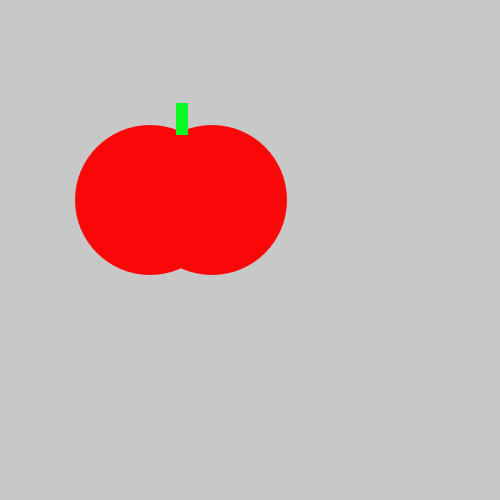
Frame 1 (no input)
Frame 60 (the mouse pressed at the canvas centre just before this capture): identical to frame 1, image omitted
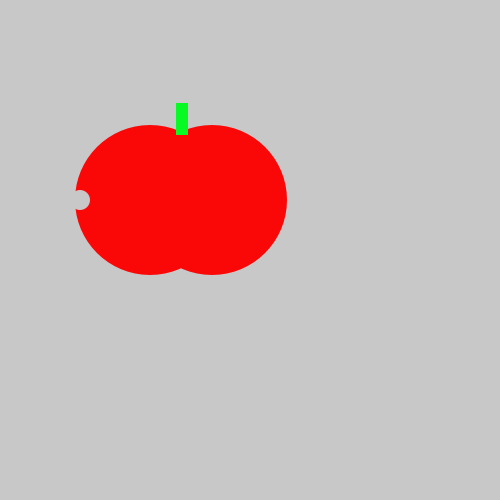
Frame 120 (the mouse held since frame 60 and released just before this capture)

The Processing sketch that drew these frames (run headless with seeded random() and noise(); from frame 60 on, the mouse is pressed at the canvas centre):

// Processing sketch: tasty_tomato
// ── tasty_tomato.pde
void setup() {
    size(500, 500);
}
void draw() {
    background(200, 200, 200);
    noStroke();
    fill(#FA0808);
    ellipse(150, 200, 150, 150);
    ellipse(212, 200, 150, 150);
    fill(#08FA25);
    rect(176, 103, 12, 32);
    
if(mousePressed){ 
fill(200,200,200);
ellipse(80,200,20,20);
}


}
